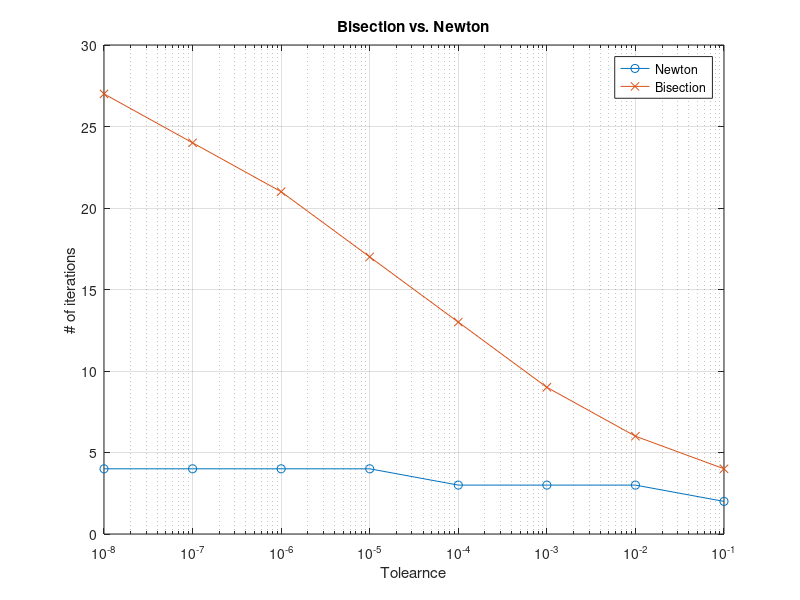

The MATLAB source for this figure:
%Minjun Park, CAAM 210, 09/21/15
%
%This function shows comparionson between Bisection and Newton's method
%
%USUAGE: X-axis would be tolerance and Y-axis is # of iterations, and it
%shows what happens as tolerance goes smaller
function solverace
L = 1;
a = 0.1;
b = 3;
x = (a + b)/2;
 
for j = 1:8
    tol(j) = 10^(-j); %This gives tolerance of the x-axis
    [var, iter(j)] = denewt(x,tol(j),L); %takes the variables
    [~, iteration(j)] = debis(a,b,tol(j),L); %takes the variables
end
semilogx (tol, iter, 'o-') %this is for denewt function
hold on
semilogx (tol, iteration, 'x-') %this is for debis function
title('Bisection vs. Newton') 
xlabel('Tolearnce') %shows name of x-axis
ylabel('# of iterations') %shows name of y-axis 
legend('Newton', 'Bisection') %shows legend the plot
grid on
end

function [x, iter] = denewt(x,tol,L)
    %This function fcodes Newton's method
    iter = 0;
   while abs(coolfun(x,L)) > tol 
       x = x - coolfun(x, L)/coolfundx(x, L);
       iter = iter + 1;
   end
end

function [x,iter] = debis(a,b,tol,L)

x = NaN;                % not a number
iter = 0;               % Initialize iteration counter

if coolfun(a,L)*coolfun(b,L) > 0,   % check to see if [a,b] contains a root
   disp('Sorry, I can not be sure there is a root');
end
x = (a+b)/2;                    % make first midpoint
while abs(coolfun(x,L)) > tol 
      if coolfun(a,L)*coolfun(x,L) < 0      % if f crosses zero between a and x then
         b = x;                 % move b
      else
         a = x;                 % move a
      end
      x = (a+b)/2;              % make new midpoint
      iter = iter + 1;          % Update iteration counter
end   % while
end

function val = coolfun(x,L)
val = sin(x*L) + x*cos(x*L);
end
%{this function returns cooling bar function}

function val = coolfundx(x,L) 
    %Evaluate the derivetive, with respect to x, of coolfun
val = L*cos(x*L) + cos(x*L) - x*L*sin(x*L);
end
%{this function takes derivative of coolfun, and shows the equation}
